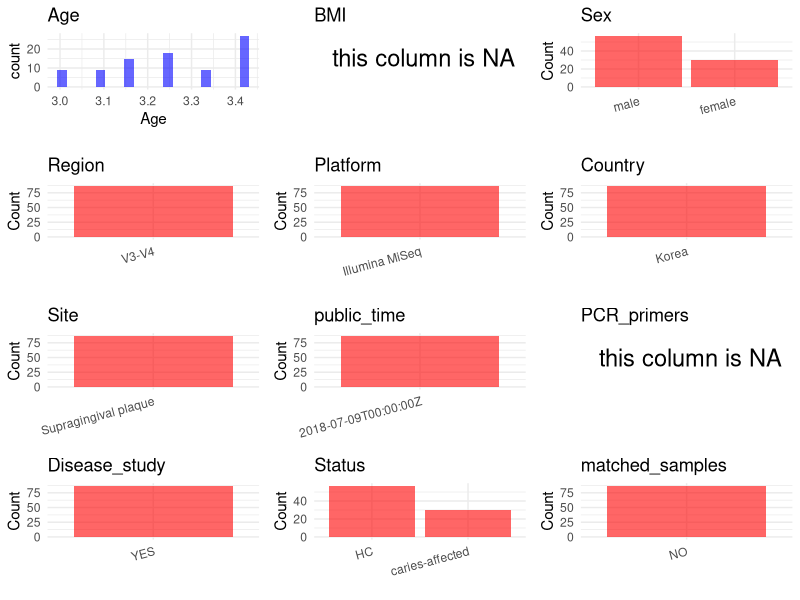

Write R code to recreate this figure. (Note: this script raises an error after producing the figure.)
## ---- chunk 1
# Load necessary libraries
library(dplyr)
library(stringr)
library(ggplot2)
library(cowplot)

# Set working directory (update this path to your local directory)
setwd("/home/dongbiao/word_embedding_microbiome/all_data/oral/global-oral-microbiome/data/projects/PRJNA480252")

# Read the initial metadata files
initial_meta <- read.csv("SraRunTable.csv", header = T)

# Display the first few rows of the metadata
head(initial_meta)
## ---- chunk 2
# Create a uniform metadata dataframe
metadata <- data.frame(
  BioProject = initial_meta$BioProject,
  Run = initial_meta$Run,
  sample_name = initial_meta$Sample.Name,
  Age = as.numeric(gsub("month", "", initial_meta$AGE)) / 12,
  Sex = initial_meta$sex,
  BMI = NA,  
  Region = "V3-V4",
  Platform = initial_meta$Instrument,
  Country = "Korea",
  Site = initial_meta$tissue,
  public_time = initial_meta$ReleaseDate,
  stringsAsFactors = FALSE
)

metadata$Age[metadata$Age > 110] <- NA
metadata$BMI[metadata$BMI > 50] <- NA
## ---- chunk 3
# Add information obtained from the publication
metadata$PCR_primers <- NA
metadata$title <- "Association between the microbiomes of tonsil and saliva samples isolated from pediatric patients subjected to tonsillectomy for the treatment of tonsillar hyperplasia"
metadata$Disease_study <- "YES"

metadata$Status <- sapply(str_split(initial_meta$isolate, " ", n = 2), function(x) x[1])
metadata$Status[metadata$Status == "caries-free"] <- "HC"

# Check initial data distribution
cat("Initial sample distribution:\n")
table(metadata$sample_name)
table(metadata$Site)

# Calculate sampling frequency per subject
sample_counts <- table(metadata$sample_name)
cat("\nNumber of samples per subject:\n")
print(sample_counts)

# Create matched_samples column
metadata$matched_samples <- "NO"
## ---- chunk 4
# Check the number of unique runs and sample names
print(paste("Number of unique runs:", length(unique(metadata$Run))))
print(paste("Number of unique sample names:", length(unique(metadata$sample_name))))
## ---- chunk 5
# Select columns for visualization
plot_data <- metadata %>%
  select(-BioProject, -Run, -sample_name, -title)

# Function to create simple plots for each column
create_simple_plots <- function(data) {
  plots <- list()
  
  for (col in colnames(data)) {
    # Check if the column is all NA
    if (all(is.na(data[[col]]))) {
      # Create an empty plot with text indicating all NA
      p <- ggplot() +
        annotate("text", x = 0.5, y = 0.5, label = "this column is NA", size = 6) +
        labs(title = col) +
        theme_void()
    } else if (is.numeric(data[[col]])) {
      # Numeric variable: histogram
      p <- ggplot(data, aes(x = .data[[col]])) +
        geom_histogram(fill = "blue", alpha = 0.6, bins = 20, na.rm = TRUE) +
        labs(title = col) +
        theme_minimal()
    } else {
      # Categorical variable: bar plot (remove NA values)
      count_data <- as.data.frame(table(data[[col]], useNA = "ifany"))
      p <- ggplot(count_data, aes(x = reorder(Var1, -Freq), y = Freq)) +
        geom_col(fill = "red", alpha = 0.6) +
        labs(title = col, x = NULL, y = "Count") +
        theme_minimal() +
        theme(axis.text.x = element_text(angle = 15, hjust = 1))
    }
    plots[[col]] <- p
  }
  
  return(plots)
}

# Generate and arrange plots
plots <- create_simple_plots(plot_data)
p<-plot_grid(plots$Age, 
          plots$BMI, 
          plots$Sex, 
          plots$Region, 
          plots$Platform, 
          plots$Country, 
          plots$Site,
          plots$public_time, 
          plots$PCR_primers,
          plots$Disease_study,
          plots$Status,
          plots$matched_samples,# add 
          ncol = 3, align = "hv", axis = "lb")
ggsave("Metadata_Summary.png", plot = p, width = 8, height = 6, dpi = 150)
## ---- chunk 6
knitr::include_graphics("Metadata_Summary.png")
## ---- chunk 7
# Reorder columns to match the desired format
metadata <- metadata[, c(
  "BioProject", "Run", "sample_name", "Age", "BMI", "Sex", 
  "Region", "Platform", "Country", "Site", "public_time", 
  "PCR_primers", "title", "Disease_study", "Status", "matched_samples"
)]

# Export the uniform metadata to a CSV file
write.csv(metadata, file = "metadata.csv", quote = TRUE)
head(metadata)
